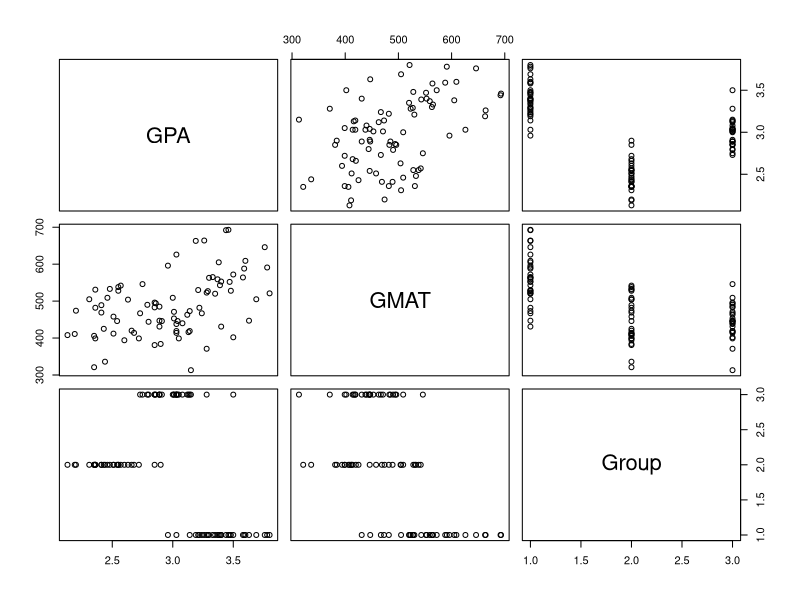
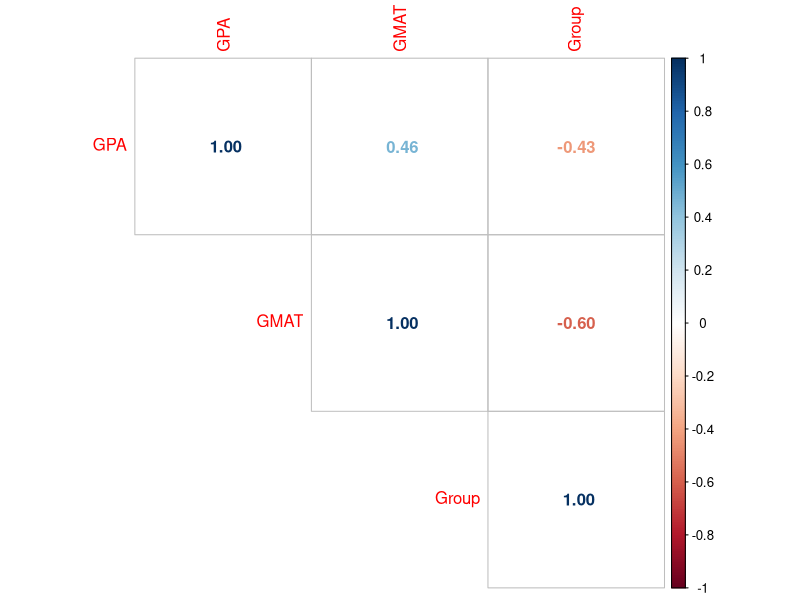
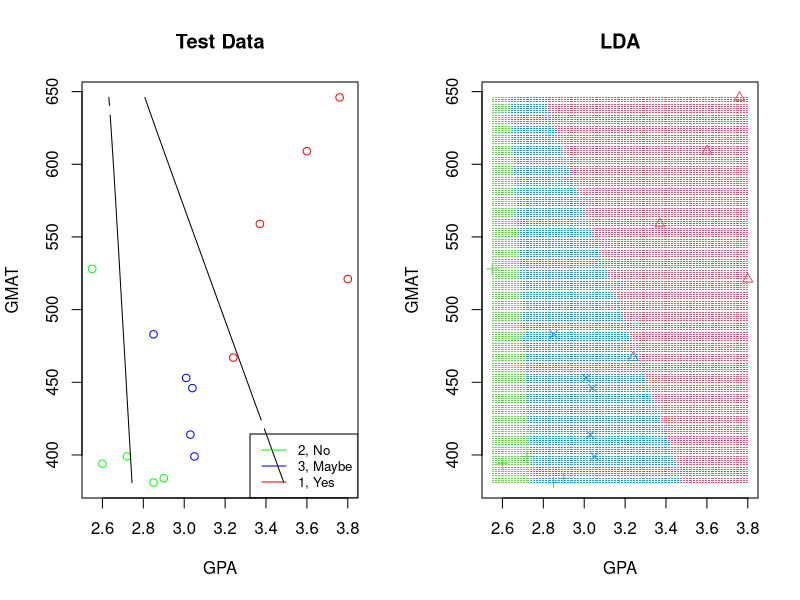
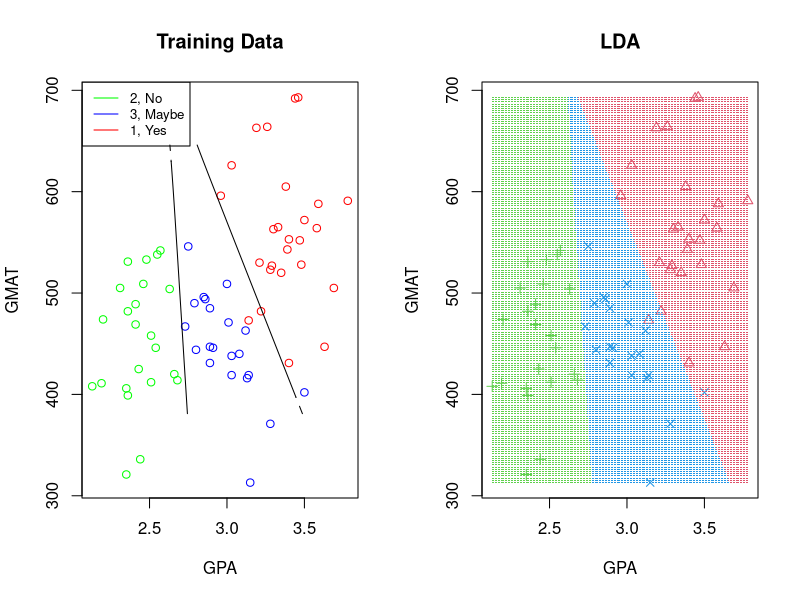
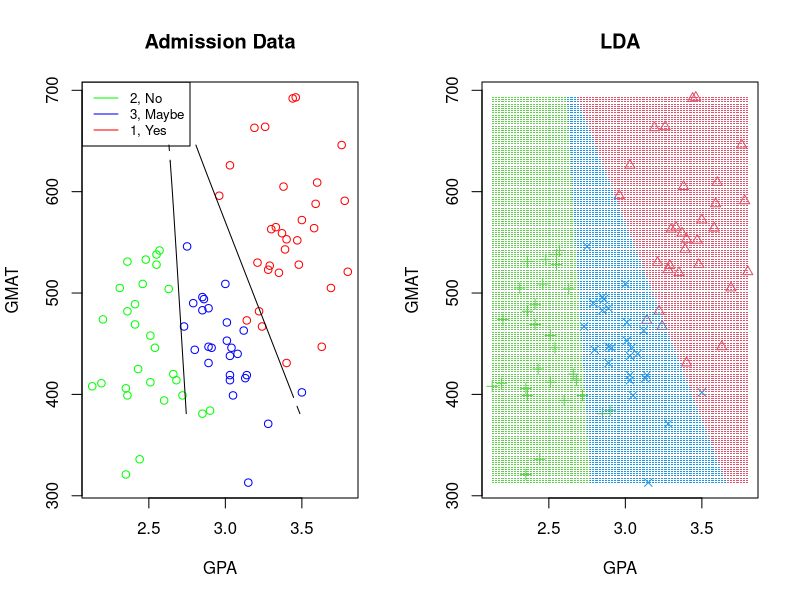
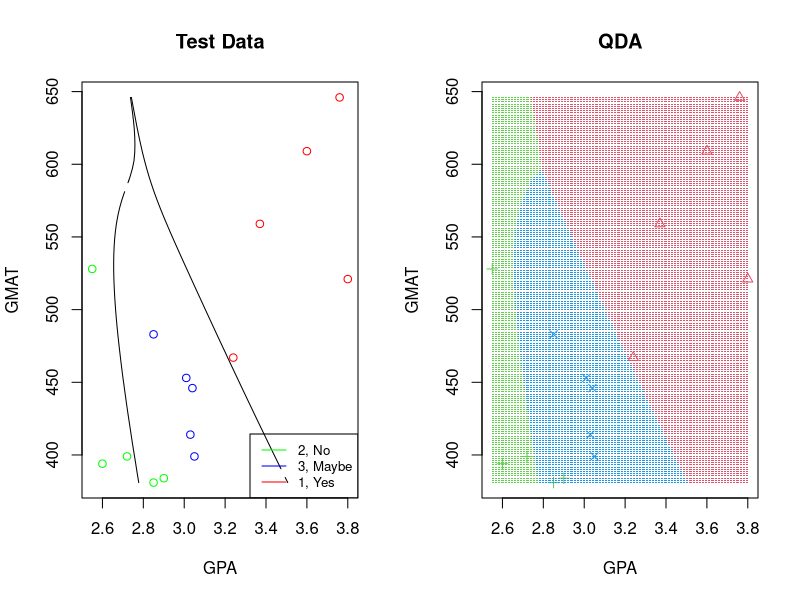
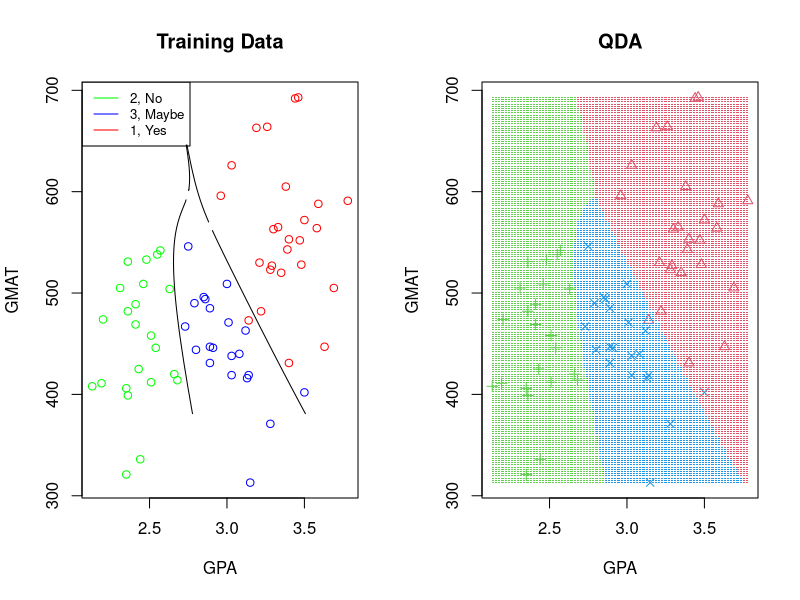
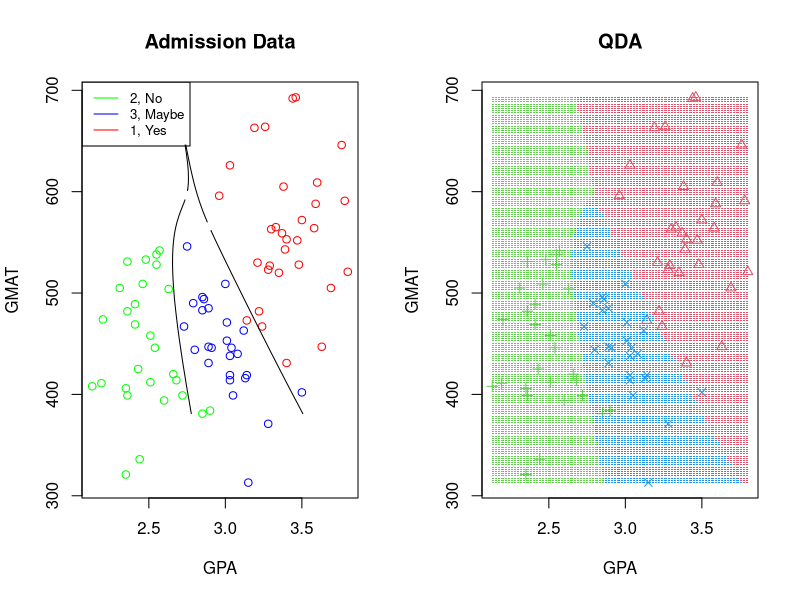

Reproduce these figures in R, in order.
# Project 3, STAT 6340 scratch code
set.seed(1)
# library and function for plotting decision boundaries later
library(caret)
decisionplot <- function(model, data, class = NULL, predict_type = "class",
                         resolution = 175, showgrid = TRUE, ...) {
  
  if(!is.null(class)) cl <- data[,class] else cl <- 1
  data <- data[,1:2]
  k <- length(unique(cl))
  
  plot(data, col = as.integer(cl)+1L, pch = as.integer(cl)+1L, ...)
  
  # make grid
  r <- sapply(data, range, na.rm = TRUE)
  xs <- seq(r[1,1], r[2,1], length.out = resolution)
  ys <- seq(r[1,2], r[2,2], length.out = resolution)
  g <- cbind(rep(xs, each=resolution), rep(ys, time = resolution))
  colnames(g) <- colnames(r)
  g <- as.data.frame(g)
  
  ### guess how to get class labels from predict
  ### (unfortunately not very consistent between models)
  p <- predict(model, g, type = predict_type)
  if(is.list(p)) p <- p$class
  p <- as.factor(p)
  
  if(showgrid) points(g, col = as.integer(p)+1L, pch = ".")
  
  z <- matrix(as.integer(p), nrow = resolution, byrow = TRUE)
  # contour(xs, ys, z, add = TRUE, drawlabels = FALSE,
  #         lwd = 1, levels = (1:(k-1))+.5)
  
  invisible(z)
}
# ,out.extra='angle=90'
# flips figures 90 degrees

# question 1, part a ----
# explore the data, find a response variable for prediction
library(corrplot)
admission = read.csv("admission.csv", header = T)
# delete out the useless x varialbes
admission$X = admission$X.1 = admission$X.2 = admission$X.3 <- NULL
head(admission)
str(admission)
summary(admission)
pairs(subset(admission))
round(cor(subset(admission)), 2)
corrplot(cor(subset(admission)), method = "number", type = "upper")

# question 1 part b ----
# apply lda, make a decision boundary, and compute confusion matrix

# put equation for decision boundary here

library(MASS)
attach(admission)
library(dplyr)
# first we make a logical vector to sort out our test and train data
# since we want the last 5 of each Group category we must filter by category
admission_test = dplyr::bind_rows(tail(dplyr::filter(admission, Group==1), 5),
                                  tail(dplyr::filter(admission, Group==2), 5),
                                  tail(admission, 5))
# now we make a new vector, a logic vector and set all values in the test set to TRUE
admission_test$logic = TRUE
# merge the logic vector into admission and call it merger, this now sets the test obs to true in admission
merger = dplyr::left_join(admission, admission_test)
# flip the values of NA to true and flip the test true values to false.  T = train, F = test
merger$logic = is.na(merger$logic)
# now we construct our train/test sets from the logic vector
train = cbind(GPA, GMAT, Group)[merger$logic, ]
test = cbind(GPA, GMAT, Group)[!merger$logic, ]
train = as.data.frame(train)
test = as.data.frame(test)

# now we can perform LDA and superimpose the decision boundary!
lda.fit <- lda(Group ~ GPA + GMAT, data = train)
lda.pred <- predict(lda.fit, test)
n.grid <- 50
x1.grid <- seq(f = min(test[, 1]), t = max(test[, 1]), l = n.grid)
x2.grid <- seq(f = min(test[, 2]), t = max(test[, 2]), l = n.grid)
grid <- expand.grid(x1.grid, x2.grid)
colnames(grid) <- colnames(test[,1:2])
pred.grid <- predict(lda.fit, grid)

par(mfrow = c(1,2))
model <- lda(Group ~ GPA+GMAT, data=train) # simple and pretty version for graphing
# plot on test set with decision boundaries
prob1 <- matrix(pred.grid$posterior[, 1], nrow = n.grid, ncol = n.grid, byrow = F)
prob2 <- matrix(pred.grid$posterior[, 2], nrow = n.grid, ncol = n.grid, byrow = F)
plot(test[,1:2], col = ifelse(test$Group != 1, ifelse(test$Group == 2, "green", "blue"), "red"))
contour(x1.grid, x2.grid, prob1, levels = 0.5, labels = "", xlab = "", ylab = "", 
        main = "", add = T)
contour(x1.grid, x2.grid, prob2, levels = 0.5, labels = "", xlab = "", ylab = "", 
        main = "", add = T)
legend("bottomright", legend=c("2, No", "3, Maybe", "1, Yes"),
       col=c("green", "blue", "red"), lty=1, cex=0.8, bg="transparent")
title("Test Data")
decisionplot(model, test, class = "Group", main = "LDA")
# now let us see what the plot looks like on the training set
plot(train[,1:2], col = ifelse(train$Group != 1, ifelse(train$Group == 2, "green", "blue"), "red"))
contour(x1.grid, x2.grid, prob1, levels = 0.5, labels = "", xlab = "", ylab = "", 
        main = "", add = T)
contour(x1.grid, x2.grid, prob2, levels = 0.5, labels = "", xlab = "", ylab = "", 
        main = "", add = T)
legend("topleft", legend=c("2, No", "3, Maybe", "1, Yes"),
       col=c("green", "blue", "red"), lty=1, cex=0.8, bg="transparent")
title("Training Data")
decisionplot(model, train, class = "Group", main = "LDA")
# Cool it matches the handout in elearning :D
# now let us see on the full data
plot(admission[,1:2], col = ifelse(admission$Group != 1, ifelse(admission$Group == 2, "green", "blue"), "red"))
contour(x1.grid, x2.grid, prob1, levels = 0.5, labels = "", xlab = "", ylab = "", 
        main = "", add = T)
contour(x1.grid, x2.grid, prob2, levels = 0.5, labels = "", xlab = "", ylab = "", 
        main = "", add = T)
legend("topleft", legend=c("2, No", "3, Maybe", "1, Yes"),
       col=c("green", "blue", "red"), lty=1, cex=0.8, bg="transparent")
title("Admission Data")
decisionplot(model, admission, class = "Group", main = "LDA")

# the confusion matrix for train
lda.pred.train <- predict(lda.fit, train)
con.mat.train = table(lda.pred.train$class, train$Group)
con.mat.train
# everything about how the following happens is noted under the comments in the confusion matrix for test
class1MC = sum(con.mat.train[2],con.mat.train[3])/sum(con.mat.train)
class2MC = sum(con.mat.train[4],con.mat.train[6])/sum(con.mat.train)
class3MC = sum(con.mat.train[7],con.mat.train[8])/sum(con.mat.train)
sum(class1MC,class2MC,class3MC)

# the confusion matrix for test
con.mat.test = table(lda.pred$class, test$Group)
con.mat.test
# Overall misclassification needs to be calculated such that we:
# for each column j, the sum of values along i when i != j is divided by sum of all elements
# for the misclassification of class "1", we would sum rows 2 and 3 along column 1 over total obs
# like this: (0+1)/sum(con.mat.test) = misclassification of 1.
# we then add each class's misclassification up (because of same denominator) and get total
class1MC = sum(con.mat.test[2],con.mat.test[3])/sum(con.mat.test)
class2MC = sum(con.mat.test[4],con.mat.test[6])/sum(con.mat.test)
class3MC = sum(con.mat.test[7],con.mat.test[8])/sum(con.mat.test)
LDAmc = sum(class1MC,class2MC,class3MC)

# We notice that the misclassification occurs 20% of the time in the test set, this is relatively high.
# whereas the misclassification for train was 0.04285714.  This is expected since the model fit was
# done on the training set



# question 1 part c ----
# now we can perform QDA and superimpose the decision boundary!
model <- qda(Group~ GPA + GMAT, data = train)
qda.fit <- qda(Group ~ GPA + GMAT, data = train)
qda.pred <- predict(qda.fit, test)
pred.grid = predict(qda.fit, grid)

# plot on test set with decision boundaries
prob1 <- matrix(pred.grid$posterior[, 1], nrow = n.grid, ncol = n.grid, byrow = F)
prob2 <- matrix(pred.grid$posterior[, 2], nrow = n.grid, ncol = n.grid, byrow = F)
plot(test[,1:2], col = ifelse(test$Group != 1, ifelse(test$Group == 2, "green", "blue"), "red"))
contour(x1.grid, x2.grid, prob1, levels = 0.5, labels = "", xlab = "", ylab = "", 
        main = "", add = T)
contour(x1.grid, x2.grid, prob2, levels = 0.5, labels = "", xlab = "", ylab = "", 
        main = "", add = T)
legend("bottomright", legend=c("2, No", "3, Maybe", "1, Yes"),
       col=c("green", "blue", "red"), lty=1, cex=0.8, bg="transparent")
title("Test Data")
decisionplot(model, test, class = "Group", main = "QDA")
# now let us see what the plot looks like on the training set
plot(train[,1:2], col = ifelse(train$Group != 1, ifelse(train$Group == 2, "green", "blue"), "red"))
contour(x1.grid, x2.grid, prob1, levels = 0.5, labels = "", xlab = "", ylab = "", 
        main = "", add = T)
contour(x1.grid, x2.grid, prob2, levels = 0.5, labels = "", xlab = "", ylab = "", 
        main = "", add = T)
legend("topleft", legend=c("2, No", "3, Maybe", "1, Yes"),
       col=c("green", "blue", "red"), lty=1, cex=0.8, bg="transparent")
title("Training Data")
decisionplot(model, train, class = "Group", main = "QDA")
# now let us see on the full data
plot(admission[,1:2], col = ifelse(admission$Group != 1, ifelse(admission$Group == 2, "green", "blue"), "red"))
contour(x1.grid, x2.grid, prob1, levels = 0.5, labels = "", xlab = "", ylab = "", 
        main = "", add = T)
contour(x1.grid, x2.grid, prob2, levels = 0.5, labels = "", xlab = "", ylab = "", 
        main = "", add = T)
legend("topleft", legend=c("2, No", "3, Maybe", "1, Yes"),
       col=c("green", "blue", "red"), lty=1, cex=0.8, bg="transparent")
title("Admission Data")
decisionplot(model, admission, class = "Group", main = "QDA")

# the confusion matrix for train
qda.pred.train <- predict(qda.fit, train)
con.mat.train = table(qda.pred.train$class, train$Group)
con.mat.train
class1MC = sum(con.mat.train[2],con.mat.train[3])/sum(con.mat.train)
class2MC = sum(con.mat.train[4],con.mat.train[6])/sum(con.mat.train)
class3MC = sum(con.mat.train[7],con.mat.train[8])/sum(con.mat.train)
sum(class1MC,class2MC,class3MC)

# the confusion matrix for test
con.mat.test = table(qda.pred$class, test$Group)
con.mat.test
class1MC = sum(con.mat.test[2],con.mat.test[3])/sum(con.mat.test)
class2MC = sum(con.mat.test[4],con.mat.test[6])/sum(con.mat.test)
class3MC = sum(con.mat.test[7],con.mat.test[8])/sum(con.mat.test)
QDAmc = sum(class1MC,class2MC,class3MC)

# We notice that the misclassification occurs 13% of the time in the test set, this is lower than lda.
# The misclassification for train was 0.02857143.  This is also lower than lda's.

# question 1 part d ----
library(class)
# now we can perform KNN and superimpose the decision boundary!
ks = c(seq(1, nrow(test), by = 1))
nks = length(ks)
err.rate.train = numeric(length = nks)
err.rate.test = numeric(length = nks)
names(err.rate.train) = names(err.rate.test) = ks
for (i in seq(along = ks)) {
  mod.train = knn(train[,1:2], train[,1:2], train$Group, k = ks[i])
  mod.test = knn(train[,1:2], test[,1:2], train$Group, k = ks[i])
  err.rate.train[i] = 1 - sum(mod.train == train$Group)/length(train$Group)
  err.rate.test[i] = 1 - sum(mod.test == test$Group)/length(test$Group)
}
# Now we want to find the optimal k using a min function
result <- data.frame(ks, err.rate.train, err.rate.test)
result[err.rate.test == min(result$err.rate.test), ]
# It appears we can get away with k = 6, our optimal k
knn.fit <- knn(train[,1:2], test[,1:2], train$Group, k = 6, prob = T)
# the following knn.prob would really only get used for an ROC curve, nonetheless its nice to see it work for this data
knn.prob <- attr(knn.fit, "prob") # prob is voting fraction for winning class
# the following is not the same as knn.prob <- ifelse(knn.fit == 1, knn.prob, 1 - knn.prob)
knn.prob <- ifelse(knn.fit != 1, 
                   ifelse(knn.fit == 2, 1-knn.prob[knn.fit==2],1-knn.prob[knn.fit==3]),
                   knn.prob) # now it is voting fraction for Group == 1
# We now have enough information to compute the confusion matrix
# the confusion matrix for train
knn.fit.train <- knn(train[,1:2], train[,1:2], train$Group, k = 6, prob = T)
con.mat.train = table(knn.fit.train, train$Group)
con.mat.train
class1MC = sum(con.mat.train[2],con.mat.train[3])/sum(con.mat.train)
class2MC = sum(con.mat.train[4],con.mat.train[6])/sum(con.mat.train)
class3MC = sum(con.mat.train[7],con.mat.train[8])/sum(con.mat.train)
sum(class1MC,class2MC,class3MC)

# the confusion matrix for test
con.mat.test = table(knn.fit, test$Group)
con.mat.test
class1MC = sum(con.mat.test[2],con.mat.test[3])/sum(con.mat.test)
class2MC = sum(con.mat.test[4],con.mat.test[6])/sum(con.mat.test)
class3MC = sum(con.mat.test[7],con.mat.test[8])/sum(con.mat.test)
KNNmc = sum(class1MC,class2MC,class3MC)

# We notice that the misclassification occurs 33% of the time in the test set, this is worse than lda and qda.
# The misclassification for train was 0.3.  This is nearly as bad as its test set!

# now plot for knn
model <- knn3(Group ~ GPA+GMAT, data=train, k = 6)
pred.grid = predict(model, grid)

# plot on test set with decision boundaries
prob1 <- matrix(pred.grid[, 1], nrow = n.grid, ncol = n.grid, byrow = F)
prob2 <- matrix(pred.grid[, 2], nrow = n.grid, ncol = n.grid, byrow = F)
plot(test[,1:2], col = ifelse(test$Group != 1, ifelse(test$Group == 2, "green", "blue"), "red"))
contour(x1.grid, x2.grid, prob1, levels = 0.5, labels = "", xlab = "", ylab = "", 
        main = "", add = T)
contour(x1.grid, x2.grid, prob2, levels = 0.5, labels = "", xlab = "", ylab = "", 
        main = "", add = T)
legend("bottomright", legend=c("2, No", "3, Maybe", "1, Yes"),
       col=c("green", "blue", "red"), lty=1, cex=0.8, bg="transparent")
title("Test Data")
decisionplot(model, test, class = "Group", main = "kNN (6)")
# it does not look like the decision boundary worked correctly on either method here
# We have suppressed the next graphs due to this problem.

# question 1 part e ----
models = c("Misclassification test Rate")
rbind(models, LDAmc, QDAmc, KNNmc)
# QDA gives a nice result, but LDA isn't very far off and is technically a simpler method.
# I would personally recommend LDA on the basis of simplicity as well as leniency
# for the no and maybe categories :)



# question 2 part a ----
library(corrplot)
bankruptcy = read.csv("bankruptcy.csv", header = T)
# delete out the useless x varialbes
bankruptcy$X = bankruptcy$X.1 <- NULL
head(bankruptcy)
str(bankruptcy)
summary(bankruptcy)
pairs(subset(bankruptcy))
round(cor(subset(bankruptcy)), 2)
corrplot(cor(subset(bankruptcy)), method = "number", type = "upper")
# it appears that all variables but x4 would be good to predict group with

# question 2 part b ----
attach(bankruptcy)
fit1 <- glm(Group ~., family = binomial, data = bankruptcy)
summary(fit1)
# par(mfrow = c(2,2))
# plot(fit1)
fit2 = glm(Group ~X1+X3, family = binomial, data = bankruptcy)
summary(fit2)
fit3 = glm(Group ~ 1, family = binomial, data = bankruptcy)
summary(fit3)
# compare fit 2 and 1
anova(fit2, fit1, test = "Chisq")
# since we accept the H0 we keep the reduced model fit2
# compare fit 2 with fit 3 (null model)
anova(fit2, fit3, test = "Chisq")
# since we reject the H0 we keep the full model fit2
# Since we are using all of the data as training data, there is no need to split
# now we interpret the regression coefficients...


# question 3 part a ----
# put latex equation for decision boundary here

# if we proceed with our training data == test data then our following
# outcomes on each model will be the same (tested) almost as if it were copied and pasted
# so we will split the data down the middle, 50/50 training/testing.  
# There is no motivation for using 50/50, simply using for fun

# split data 50/50, train/test
set.seed(1)
n = nrow(bankruptcy)
sampler = sample(1:n, n/2) # n/2 is the 50/50 splitter
train = bankruptcy[sampler, ]
test = bankruptcy[-sampler, ]

# create model
fit = glm(Group ~X1+X3, family = binomial, data = train)

# Estimated probabilities for test data
prob <- predict(fit, test, type = "response")

# Predicted classes (using 0.5 cutoff)
pred <- ifelse(prob >= 0.5, "nonbankrupt", "bankrupt")

# Test error rate
1 - mean(pred == test[, "Group"])

# Confusion matrix and (sensitivity, specificity)
# `+' = nonbankrupt, `-' = bankrupt
con.mat = table(pred, test[, "Group"])
con.mat

#       PRED CLASS
# TRUE     TN FP
# CLASS    FN TP
# Sensitivity, TP/P = 1
11/(11+0)
con.mat[4]/sum(con.mat[3],con.mat[4])
# Specificity, TN/N = 0.9167
11/(11+1)
con.mat[1]/sum(con.mat[1],con.mat[2])
# Overall misclassification, (FN+FP)/(N+P) = 0.0435
# or (1-sens)*[P/(P+N)]+(1-spec)*[N/(P+N)] = 0.0435
(1+0)/(12+11)
sum(con.mat[2],con.mat[3])/sum(con.mat)
# very very low misclassification
# either we have overly fit the model or our train/test split is not good
# or our model is just that good...

# ROC curve
# case = '+' (or nonbankrupt, 1) , control = '-' (or bankrupt, 0)
library(pROC)
roc <- roc(test[, "Group"], prob, levels = c(0, 1))
plot(roc, legacy.axes = T)
lr_red = c("LR reduced", sum(con.mat[2],con.mat[3])/sum(con.mat), roc$auc)

# question 3 part b ----
# put latex equation for decision boundary here

# create model with all predictors
fit = glm(Group ~., family = binomial, data = train)

# Estimated probabilities for test data
prob <- predict(fit, test, type = "response")

# Predicted classes (using 0.5 cutoff)
pred <- ifelse(prob >= 0.5, "nonbankrupt", "bankrupt")

# Test error rate
1 - mean(pred == test[, "Group"])

# Confusion matrix and (sensitivity, specificity)
# `+' = nonbankrupt, `-' = bankrupt
con.mat = table(pred, test[, "Group"])
con.mat

#       PRED CLASS
# TRUE     TN FP
# CLASS    FN TP
# Sensitivity, TP/P = 1
con.mat[4]/sum(con.mat[3],con.mat[4])
# Specificity, TN/N = 0.75
con.mat[1]/sum(con.mat[1],con.mat[2])
# Overall misclassification, (FN+FP)/(N+P) = 0.1304348
# or (1-sens)*[P/(P+N)]+(1-spec)*[N/(P+N)] = 0.1304348
sum(con.mat[2],con.mat[3])/sum(con.mat)

# ROC curve
# case = '+' (or nonbankrupt, 1) , control = '-' (or bankrupt, 0)
roc <- roc(test[, "Group"], prob, levels = c(0, 1))
plot(roc, legacy.axes = T)
lr_ful = c("LR full", sum(con.mat[2],con.mat[3])/sum(con.mat), roc$auc)

# Misclassification is much higher than the previous model
# It would appear that variable selection plays a large role in making a good model
# Our specificity has fallen greatly due to this overfitted model
# but our sensitivity is the same.  Also the ROC curve is further from the left corner
# which indicates a drop in performance using this model
# question 3 part c ----
# put latex equation for decision boundary here

# create model with all predictors
library(MASS)
fit = lda(Group ~ ., data = train)

# Estimated probabilities for test data
# lda function already has the next steps within, so we can compute con.mat directly from this prob
prob <- predict(fit, test) # seems to result in same output with/without type = "response"

# Predicted classes (using 0.5 cutoff)
pred <- ifelse(prob$posterior[,2] >= 0.5, "nonbankrupt", "bankrupt")

# Test error rate
1 - mean(pred == test[, "Group"])

# Confusion matrix and (sensitivity, specificity)
# `+' = nonbankrupt, `-' = bankrupt
con.mat = table(pred, test[, "Group"])
con.mat

#       PRED CLASS
# TRUE     TN FP
# CLASS    FN TP
# Sensitivity, TP/P = 1
con.mat[4]/sum(con.mat[3],con.mat[4])
# Specificity, TN/N = 0.67
con.mat[1]/sum(con.mat[1],con.mat[2])
# Overall misclassification, (FN+FP)/(N+P) = 0.173913
# or (1-sens)*[P/(P+N)]+(1-spec)*[N/(P+N)] = 0.173913
sum(con.mat[2],con.mat[3])/sum(con.mat)

# ROC curve
# case = '+' (or nonbankrupt, 1) , control = '-' (or bankrupt, 0)
library(pROC)
roc <- roc(test[, "Group"], prob$posterior[,2], levels = c(0, 1))
plot(roc, legacy.axes = T)
LDA = c("LDA", sum(con.mat[2],con.mat[3])/sum(con.mat), roc$auc)

# question 3 part d ----
# put latex equation for decision boundary here

# create model with all predictors
library(MASS)
fit = qda(Group ~ ., data = train)

# Estimated probabilities for test data
# qda function already has the next steps within, so we can compute con.mat directly from this prob
prob <- predict(fit, test) # seems to result in same output with/without type = "response"

# Predicted classes (using 0.5 cutoff)
pred <- ifelse(prob$posterior[,2] >= 0.5, "nonbankrupt", "bankrupt")

# Test error rate
1 - mean(pred == test[, "Group"])

# Confusion matrix and (sensitivity, specificity)
# `+' = nonbankrupt, `-' = bankrupt
con.mat = table(pred, test[, "Group"])
con.mat

#       PRED CLASS
# TRUE     TN FP
# CLASS    FN TP
# Sensitivity, TP/P = 0.9090909
con.mat[4]/sum(con.mat[3],con.mat[4])
# Specificity, TN/N = 0.6666667
con.mat[1]/sum(con.mat[1],con.mat[2])
# Overall misclassification, (FN+FP)/(N+P) = 0.2173913
# or (1-sens)*[P/(P+N)]+(1-spec)*[N/(P+N)] = 0.2173913
sum(con.mat[2],con.mat[3])/sum(con.mat)

# ROC curve
# case = '+' (or nonbankrupt, 1) , control = '-' (or bankrupt, 0)
library(pROC)
roc <- roc(test[, "Group"], prob$posterior[,2], levels = c(0, 1))
plot(roc, legacy.axes = T)
QDA = c("QDA", sum(con.mat[2],con.mat[3])/sum(con.mat), roc$auc)

# question 3 part e ----
# From previous parts we look at who has the best AUC (area under the curve) and lowest misclassification
# To summarize here are the results
names = c("Model", "Misclassification Rate", "Area Under the Curve")
models = rbind(names, lr_red, lr_ful, LDA, QDA)
models
# It appears that the reduced logistic regression model is the best selection of all choices
# due to having small misclassification rate and high AUC
# This is a nice expectation because logistic regression is very good at modelling binary responses
# We only have bankrupt and not bankrupt to fit.  It also makes sense that the reduced model 
# did better than the full model since it avoided overfitting problems typically associated
# with using all predictors.